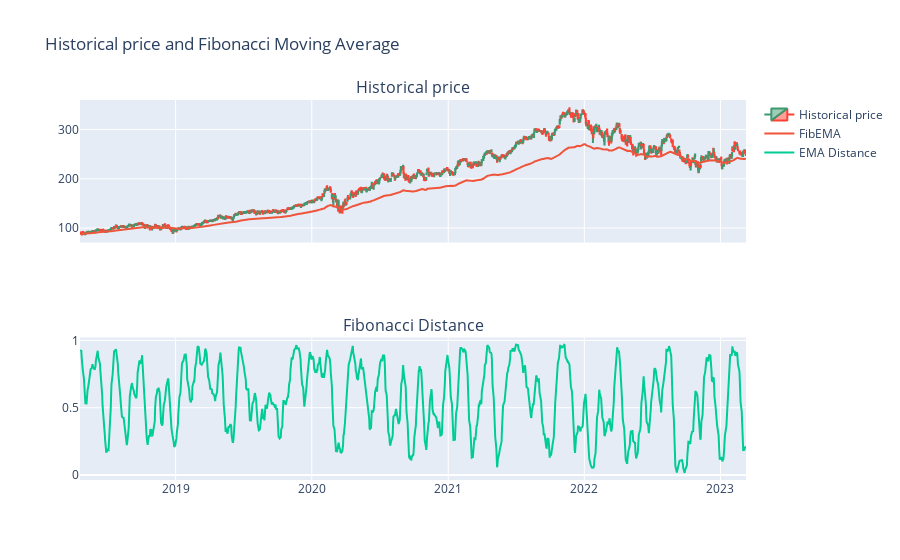

The cell this chart's notebook holds for it:
### Code cell
stock["FibEMA"] = fibonacci_moving_average(stock.Close)
stock["Fib_distance"] = fibonacci_distance_indicator(stock.Close, stock.FibEMA)

stock.dropna(inplace=True)

stock_short = stock.iloc[-2000:]
fig = make_subplots(
    rows=2,
    cols=1,
    subplot_titles=("Historical price", "Fibonacci Distance"),
    shared_xaxes=True,
)

fig.add_trace(
    go.Candlestick(
        name="Historical price",
        x=stock_short.index,
        open=stock_short["Open"],
        high=stock_short["High"],
        low=stock_short["Low"],
        close=stock_short["Close"],
    ),
    row=1,
    col=1,
)

fig.add_trace(
    go.Scatter(
        name="FibEMA",
        x=stock_short.index,
        y=stock_short["FibEMA"],
    ),
    row=1,
    col=1,
)
fig.add_trace(
    go.Scatter(
        name="EMA Distance",
        x=stock_short.index,
        y=stock_short["Fib_distance"],
    ),
    row=2,
    col=1,
)
fig.update_layout(
    xaxis_rangeslider_visible=False,
    showlegend=True,
    title_text="Historical price and Fibonacci Moving Average",
)
fig.show()

stock.head()

### Figure 1 — Plotly figure (JSON) as saved in the notebook; plotly's stock layout.template omitted (floating-point values rounded to 4 significant figures; data arrays with more than 128 entries replaced by an {"elided": "..."} marker saying what was removed)
{"data": [{"close": {"elided": "1231 float values"}, "high": {"elided": "1231 float values"}, "low": {"elided": "1231 float values"}, "name": "Historical price", "open": {"elided": "1231 float values"}, "type": "candlestick", "x": {"elided": "1231 str values"}, "xaxis": "x", "yaxis": "y"}, {"name": "FibEMA", "type": "scatter", "x": {"elided": "1231 str values"}, "xaxis": "x", "y": {"elided": "1231 float values"}, "yaxis": "y"}, {"name": "EMA Distance", "type": "scatter", "x": {"elided": "1231 str values"}, "xaxis": "x2", "y": {"elided": "1231 float values"}, "yaxis": "y2"}], "layout": {"annotations": [{"font": {"size": 16}, "showarrow": false, "text": "Historical price", "x": 0.5, "xanchor": "center", "xref": "paper", "y": 1, "yanchor": "bottom", "yref": "paper"}, {"font": {"size": 16}, "showarrow": false, "text": "Fibonacci Distance", "x": 0.5, "xanchor": "center", "xref": "paper", "y": 0.375, "yanchor": "bottom", "yref": "paper"}], "showlegend": true, "title": {"text": "Historical price and Fibonacci Moving Average"}, "xaxis": {"anchor": "y", "domain": [0, 1], "matches": "x2", "rangeslider": {"visible": false}, "showticklabels": false}, "xaxis2": {"anchor": "y2", "domain": [0, 1]}, "yaxis": {"anchor": "x", "domain": [0.625, 1]}, "yaxis2": {"anchor": "x2", "domain": [0, 0.375]}}}
